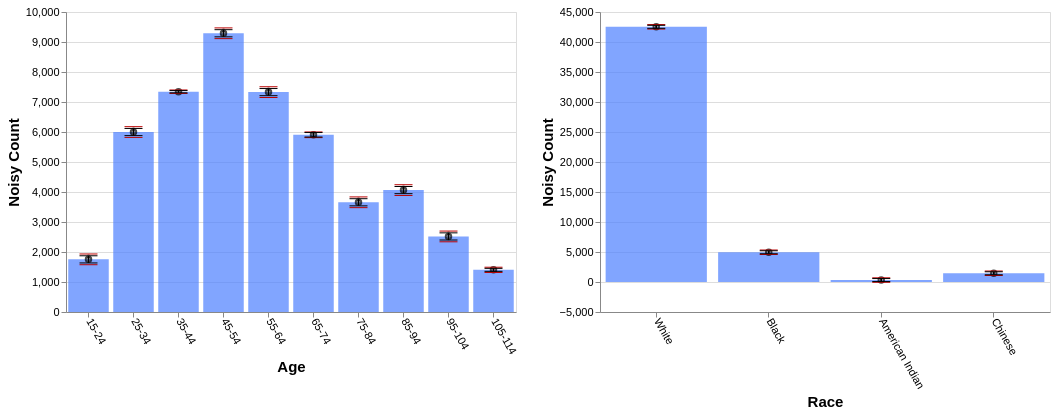

Source (Vega-Lite JSON):
### Vega-Lite specification from a JSON file in a GitHub repository (floating-point values rounded to 4 significant figures)
{"config": {"view": {"continuousWidth": 400, "continuousHeight": 300}, "axis": {"labelFontSize": 11, "titleFontSize": 15}, "axisBottom": {"labelAngle": 60}}, "hconcat": [{"layer": [{"mark": "bar", "encoding": {"color": {"value": "transparent"}, "tooltip": [{"aggregate": "sum", "field": "noisy_count", "title": "noisy count", "type": "quantitative"}, {"aggregate": "sum", "field": "noisy_count_prev", "title": "prev count", "type": "quantitative"}, {"aggregate": "sum", "field": "error", "title": "current error", "type": "quantitative"}, {"aggregate": "sum", "field": "error_prev", "title": "prev error", "type": "quantitative"}], "x": {"field": "age", "sort": null, "title": "Age", "type": "ordinal"}}, "height": 300, "selection": {"selector643": {"type": "interval", "encodings": ["x"]}}, "transform": [{"filter": {"selection": "selector644"}}], "width": 450}, {"mark": {"type": "bar", "color": "gray", "opacity": 0}, "encoding": {"x": {"field": "age", "sort": null, "title": "Age", "type": "ordinal"}, "y": {"aggregate": "sum", "field": "noisy_count_prev", "type": "quantitative"}}, "transform": [{"filter": {"selection": "selector644"}}]}, {"mark": {"type": "bar", "color": "#4C7FFF", "opacity": 0.7}, "encoding": {"x": {"field": "age", "sort": null, "title": "Age", "type": "ordinal"}, "y": {"aggregate": "sum", "field": "noisy_count", "type": "quantitative"}}, "transform": [{"filter": {"selection": "selector644"}}]}, {"mark": {"type": "point", "color": "black", "opacity": 0.7}, "encoding": {"x": {"field": "age", "sort": null, "title": "Age", "type": "ordinal"}, "y": {"aggregate": "sum", "field": "noisy_count", "title": "Noisy Count", "type": "quantitative"}}, "transform": [{"filter": {"selection": "selector644"}}]}, {"mark": {"type": "rule", "color": "#B6B6B6", "size": 2, "strokeDash": [3, 3]}, "encoding": {"x": {"field": "age", "sort": null, "title": "Age", "type": "ordinal"}, "y": {"aggregate": "sum", "field": "plus_error_prev_age", "title": "", "type": "quantitative"}, "y2": {"aggregate": "sum", "field": "minus_error_prev_age", "title": ""}}, "transform": [{"filter": {"selection": "selector644"}}]}, {"mark": {"type": "tick", "color": "#B90000", "size": 0, "strokeDash": [1, 1]}, "encoding": {"x": {"field": "age", "sort": null, "title": "Age", "type": "ordinal"}, "y": {"aggregate": "sum", "field": "plus_error_prev_age", "type": "quantitative"}}, "transform": [{"filter": {"selection": "selector644"}}]}, {"mark": {"type": "tick", "color": "#B90000", "size": 0, "strokeDash": [3, 1]}, "encoding": {"x": {"field": "age", "sort": null, "title": "Age", "type": "ordinal"}, "y": {"aggregate": "sum", "field": "minus_error_prev_age", "type": "quantitative"}}, "transform": [{"filter": {"selection": "selector644"}}]}, {"mark": {"type": "rule", "color": "black", "size": 2}, "encoding": {"x": {"field": "age", "sort": null, "title": "Age", "type": "ordinal"}, "y": {"aggregate": "sum", "field": "plus_error", "title": "", "type": "quantitative"}, "y2": {"aggregate": "sum", "field": "minus_error", "title": ""}}, "transform": [{"filter": {"selection": "selector644"}}]}, {"mark": {"type": "tick", "color": "black", "width": 0}, "encoding": {"x": {"field": "age", "sort": null, "title": "Age", "type": "ordinal"}, "y": {"aggregate": "sum", "field": "plus_error", "type": "quantitative"}}, "transform": [{"filter": {"selection": "selector644"}}]}, {"mark": {"type": "tick", "color": "black", "width": 0}, "encoding": {"x": {"field": "age", "sort": null, "title": "Age", "type": "ordinal"}, "y": {"aggregate": "sum", "field": "minus_error", "type": "quantitative"}}, "transform": [{"filter": {"selection": "selector644"}}]}]}, {"layer": [{"mark": "bar", "encoding": {"color": {"value": "transparent"}, "tooltip": [{"aggregate": "sum", "field": "noisy_count", "title": "noisy count", "type": "quantitative"}, {"aggregate": "sum", "field": "noisy_count_prev", "title": "prev count", "type": "quantitative"}, {"aggregate": "sum", "field": "error", "title": "current error", "type": "quantitative"}, {"aggregate": "sum", "field": "error_prev", "title": "prev error", "type": "quantitative"}], "x": {"field": "race", "sort": null, "title": "Race", "type": "ordinal"}}, "height": 300, "selection": {"selector644": {"type": "interval", "encodings": ["x"]}}, "transform": [{"filter": {"selection": "selector643"}}], "width": 450}, {"mark": {"type": "bar", "color": "gray", "opacity": 0}, "encoding": {"x": {"field": "race", "sort": null, "title": "Race", "type": "ordinal"}, "y": {"aggregate": "sum", "field": "noisy_count_prev", "type": "quantitative"}}, "transform": [{"filter": {"selection": "selector643"}}]}, {"mark": {"type": "bar", "color": "#4C7FFF", "opacity": 0.7}, "encoding": {"x": {"field": "race", "sort": null, "title": "Race", "type": "ordinal"}, "y": {"aggregate": "sum", "field": "noisy_count", "type": "quantitative"}}, "transform": [{"filter": {"selection": "selector643"}}]}, {"mark": {"type": "point", "color": "black", "opacity": 0.7}, "encoding": {"x": {"field": "race", "sort": null, "title": "Race", "type": "ordinal"}, "y": {"aggregate": "sum", "field": "noisy_count", "title": "Noisy Count", "type": "quantitative"}}, "transform": [{"filter": {"selection": "selector643"}}]}, {"mark": {"type": "rule", "color": "#B6B6B6", "size": 2, "strokeDash": [3, 3]}, "encoding": {"x": {"field": "race", "sort": null, "title": "Race", "type": "ordinal"}, "y": {"aggregate": "sum", "field": "plus_error_prev_race", "title": "", "type": "quantitative"}, "y2": {"aggregate": "sum", "field": "minus_error_prev_race", "title": ""}}, "transform": [{"filter": {"selection": "selector643"}}]}, {"mark": {"type": "tick", "color": "#B90000", "size": 0, "strokeDash": [1, 1]}, "encoding": {"x": {"field": "race", "sort": null, "title": "Race", "type": "ordinal"}, "y": {"aggregate": "sum", "field": "plus_error_prev_race", "type": "quantitative"}}, "transform": [{"filter": {"selection": "selector643"}}]}, {"mark": {"type": "tick", "color": "#B90000", "size": 0, "strokeDash": [3, 1]}, "encoding": {"x": {"field": "race", "sort": null, "title": "Race", "type": "ordinal"}, "y": {"aggregate": "sum", "field": "minus_error_prev_race", "type": "quantitative"}}, "transform": [{"filter": {"selection": "selector643"}}]}, {"mark": {"type": "rule", "color": "black", "size": 2}, "encoding": {"x": {"field": "race", "sort": null, "title": "Race", "type": "ordinal"}, "y": {"aggregate": "sum", "field": "plus_error", "title": "", "type": "quantitative"}, "y2": {"aggregate": "sum", "field": "minus_error", "title": ""}}, "transform": [{"filter": {"selection": "selector643"}}]}, {"mark": {"type": "tick", "color": "black", "width": 0}, "encoding": {"x": {"field": "race", "sort": null, "title": "Race", "type": "ordinal"}, "y": {"aggregate": "sum", "field": "plus_error", "type": "quantitative"}}, "transform": [{"filter": {"selection": "selector643"}}]}, {"mark": {"type": "tick", "color": "black", "width": 0}, "encoding": {"x": {"field": "race", "sort": null, "title": "Race", "type": "ordinal"}, "y": {"aggregate": "sum", "field": "minus_error", "type": "quantitative"}}, "transform": [{"filter": {"selection": "selector643"}}]}]}], "data": {"name": "data-8b3165a2e9adc917c8abc13e19e4f4e0"}, "$schema": "https://vega.github.io/schema/vega-lite/v4.17.0.json", "datasets": {"data-8b3165a2e9adc917c8abc13e19e4f4e0": [{"age": "15-24", "race": "White", "noisy_count": 1312.0, "true_count": 1271.0, "plus_error": 1342.0, "minus_error": 1282.0, "error": 29.8, "noisy_count_prev": 1305.0, "true_count_prev": 1271.0, "plus_error_prev": 1350.0, "minus_error_prev": 1260.0, "error_prev": 44.7, "plus_error_prev_age": 1351.0, "minus_error_prev_age": 1261.0, "plus_error_prev_race": 1350.0, "minus_error_prev_race": 1261.0}, {"age": "15-24", "race": "Black", "noisy_count": 153.6, "true_count": 192.0, "plus_error": 183.5, "minus_error": 123.8, "error": 29.8, "noisy_count_prev": 164.5, "true_count_prev": 192.0, "plus_error_prev": 209.3, "minus_error_prev": 119.8, "error_prev": 44.7, "plus_error_prev_age": 210.2, "minus_error_prev_age": 120.7, "plus_error_prev_race": 210.3, "minus_error_prev_race": 120.8}, {"age": "15-24", "race": "American Indian", "noisy_count": 86.4, "true_count": 31.0, "plus_error": 116.3, "minus_error": 56.6, "error": 29.8, "noisy_count_prev": 69.7, "true_count_prev": 31.0, "plus_error_prev": 114.5, "minus_error_prev": 25.0, "error_prev": 44.7, "plus_error_prev_age": 115.4, "minus_error_prev_age": 25.85, "plus_error_prev_race": 108.3, "minus_error_prev_race": 18.82}, {"age": "15-24", "race": "Chinese", "noisy_count": 202.5, "true_count": 62.0, "plus_error": 232.3, "minus_error": 172.6, "error": 29.8, "noisy_count_prev": 212.1, "true_count_prev": 62.0, "plus_error_prev": 256.8, "minus_error_prev": 167.4, "error_prev": 44.7, "plus_error_prev_age": 257.7, "minus_error_prev_age": 168.3, "plus_error_prev_race": 254.3, "minus_error_prev_race": 164.9}, {"age": "25-34", "race": "White", "noisy_count": 5065.0, "true_count": 5110.0, "plus_error": 5095.0, "minus_error": 5035.0, "error": 29.8, "noisy_count_prev": 5087.0, "true_count_prev": 5110.0, "plus_error_prev": 5132.0, "minus_error_prev": 5042.0, "error_prev": 44.7, "plus_error_prev_age": 5125.0, "minus_error_prev_age": 5036.0, "plus_error_prev_race": 5132.0, "minus_error_prev_race": 5043.0}, {"age": "25-34", "race": "Black", "noisy_count": 668.2, "true_count": 700.0, "plus_error": 698.0, "minus_error": 638.4, "error": 29.8, "noisy_count_prev": 656.5, "true_count_prev": 700.0, "plus_error_prev": 701.2, "minus_error_prev": 611.8, "error_prev": 44.7, "plus_error_prev_age": 694.7, "minus_error_prev_age": 605.2, "plus_error_prev_race": 702.2, "minus_error_prev_race": 612.8}, {"age": "25-34", "race": "American Indian", "noisy_count": 37.2, "true_count": 83.0, "plus_error": 67.0, "minus_error": 7.4, "error": 29.8, "noisy_count_prev": 62.4, "true_count_prev": 83.0, "plus_error_prev": 107.1, "minus_error_prev": 17.7, "error_prev": 44.7, "plus_error_prev_age": 100.6, "minus_error_prev_age": 11.15, "plus_error_prev_race": 100.9, "minus_error_prev_race": 11.52}, {"age": "25-34", "race": "Chinese", "noisy_count": 228.7, "true_count": 244.0, "plus_error": 258.5, "minus_error": 198.9, "error": 29.8, "noisy_count_prev": 219.2, "true_count_prev": 244.0, "plus_error_prev": 263.9, "minus_error_prev": 174.5, "error_prev": 44.7, "plus_error_prev_age": 257.4, "minus_error_prev_age": 168.0, "plus_error_prev_race": 261.4, "minus_error_prev_race": 172.0}, {"age": "35-44", "race": "White", "noisy_count": 6194.0, "true_count": 6181.0, "plus_error": 6204.0, "minus_error": 6185.0, "error": 9.5, "noisy_count_prev": 6182.0, "true_count_prev": 6181.0, "plus_error_prev": 6196.0, "minus_error_prev": 6168.0, "error_prev": 14.3, "plus_error_prev_age": 6196.0, "minus_error_prev_age": 6167.0, "plus_error_prev_race": 6197.0, "minus_error_prev_race": 6168.0}, {"age": "35-44", "race": "Black", "noisy_count": 819.9, "true_count": 793.0, "plus_error": 829.4, "minus_error": 810.4, "error": 9.5, "noisy_count_prev": 819.6, "true_count_prev": 793.0, "plus_error_prev": 833.8, "minus_error_prev": 805.3, "error_prev": 14.3, "plus_error_prev_age": 832.8, "minus_error_prev_age": 804.3, "plus_error_prev_race": 834.8, "minus_error_prev_race": 806.3}, {"age": "35-44", "race": "American Indian", "noisy_count": 69.9, "true_count": 93.0, "plus_error": 79.4, "minus_error": 60.4, "error": 9.5, "noisy_count_prev": 82.1, "true_count_prev": 93.0, "plus_error_prev": 96.4, "minus_error_prev": 67.9, "error_prev": 14.3, "plus_error_prev_age": 95.42, "minus_error_prev_age": 66.92, "plus_error_prev_race": 90.22, "minus_error_prev_race": 61.72}, {"age": "35-44", "race": "Chinese", "noisy_count": 259.1, "true_count": 265.0, "plus_error": 268.6, "minus_error": 249.6, "error": 9.5, "noisy_count_prev": 263.4, "true_count_prev": 265.0, "plus_error_prev": 277.7, "minus_error_prev": 249.2, "error_prev": 14.3, "plus_error_prev_age": 276.7, "minus_error_prev_age": 248.2, "plus_error_prev_race": 275.2, "minus_error_prev_race": 246.7}, {"age": "45-54", "race": "White", "noisy_count": 7974.0, "true_count": 7988.0, "plus_error": 8004.0, "minus_error": 7944.0, "error": 29.8, "noisy_count_prev": 7968.0, "true_count_prev": 7988.0, "plus_error_prev": 8013.0, "minus_error_prev": 7924.0, "error_prev": 44.7, "plus_error_prev_age": 8000.0, "minus_error_prev_age": 7910.0, "plus_error_prev_race": 8014.0, "minus_error_prev_race": 7924.0}, {"age": "45-54", "race": "Black", "noisy_count": 926.1, "true_count": 967.0, "plus_error": 956.0, "minus_error": 896.3, "error": 29.8, "noisy_count_prev": 960.3, "true_count_prev": 967.0, "plus_error_prev": 1005.0, "minus_error_prev": 915.6, "error_prev": 44.7, "plus_error_prev_age": 991.6, "minus_error_prev_age": 902.2, "plus_error_prev_race": 1006.0, "minus_error_prev_race": 916.6}, {"age": "45-54", "race": "American Indian", "noisy_count": 119.1, "true_count": 112.0, "plus_error": 148.9, "minus_error": 89.3, "error": 29.8, "noisy_count_prev": 132.6, "true_count_prev": 112.0, "plus_error_prev": 177.3, "minus_error_prev": 87.9, "error_prev": 44.7, "plus_error_prev_age": 163.9, "minus_error_prev_age": 74.48, "plus_error_prev_race": 171.1, "minus_error_prev_race": 81.72}, {"age": "45-54", "race": "Chinese", "noisy_count": 272.0, "true_count": 266.0, "plus_error": 301.8, "minus_error": 242.2, "error": 29.8, "noisy_count_prev": 283.6, "true_count_prev": 266.0, "plus_error_prev": 328.3, "minus_error_prev": 238.9, "error_prev": 44.7, "plus_error_prev_age": 314.9, "minus_error_prev_age": 225.5, "plus_error_prev_race": 325.8, "minus_error_prev_race": 236.4}, {"age": "55-64", "race": "White", "noisy_count": 6337.0, "true_count": 6252.0, "plus_error": 6367.0, "minus_error": 6307.0, "error": 29.8, "noisy_count_prev": 6328.0, "true_count_prev": 6252.0, "plus_error_prev": 6373.0, "minus_error_prev": 6284.0, "error_prev": 44.7, "plus_error_prev_age": 6365.0, "minus_error_prev_age": 6275.0, "plus_error_prev_race": 6374.0, "minus_error_prev_race": 6284.0}, {"age": "55-64", "race": "Black", "noisy_count": 746.0, "true_count": 744.0, "plus_error": 775.8, "minus_error": 716.2, "error": 29.8, "noisy_count_prev": 756.5, "true_count_prev": 744.0, "plus_error_prev": 801.2, "minus_error_prev": 711.8, "error_prev": 44.7, "plus_error_prev_age": 792.6, "minus_error_prev_age": 703.2, "plus_error_prev_race": 802.2, "minus_error_prev_race": 712.8}, {"age": "55-64", "race": "American Indian", "noisy_count": 67.1, "true_count": 90.0, "plus_error": 96.9, "minus_error": 37.3, "error": 29.8, "noisy_count_prev": 82.6, "true_count_prev": 90.0, "plus_error_prev": 127.3, "minus_error_prev": 37.9, "error_prev": 44.7, "plus_error_prev_age": 118.7, "minus_error_prev_age": 29.27, "plus_error_prev_race": 121.1, "minus_error_prev_race": 31.72}, {"age": "55-64", "race": "Chinese", "noisy_count": 179.6, "true_count": 233.0, "plus_error": 209.4, "minus_error": 149.8, "error": 29.8, "noisy_count_prev": 196.5, "true_count_prev": 233.0, "plus_error_prev": 241.3, "minus_error_prev": 151.8, "error_prev": 44.7, "plus_error_prev_age": 232.7, "minus_error_prev_age": 143.2, "plus_error_prev_race": 238.8, "minus_error_prev_race": 149.3}, {"age": "65-74", "race": "White", "noisy_count": 5105.0, "true_count": 5121.0, "plus_error": 5123.0, "minus_error": 5086.0, "error": 18.7, "noisy_count_prev": 5098.0, "true_count_prev": 5121.0, "plus_error_prev": 5121.0, "minus_error_prev": 5074.0, "error_prev": 23.6, "plus_error_prev_age": 5133.0, "minus_error_prev_age": 5086.0, "plus_error_prev_race": 5122.0, "minus_error_prev_race": 5075.0}, {"age": "65-74", "race": "Black", "noisy_count": 557.8, "true_count": 525.0, "plus_error": 576.5, "minus_error": 539.1, "error": 18.7, "noisy_count_prev": 539.1, "true_count_prev": 525.0, "plus_error_prev": 562.7, "minus_error_prev": 515.5, "error_prev": 23.6, "plus_error_prev_age": 574.3, "minus_error_prev_age": 527.1, "plus_error_prev_race": 563.7, "minus_error_prev_race": 516.5}, {"age": "65-74", "race": "American Indian", "noisy_count": 55.9, "true_count": 68.0, "plus_error": 74.6, "minus_error": 37.3, "error": 18.7, "noisy_count_prev": 48.6, "true_count_prev": 68.0, "plus_error_prev": 72.2, "minus_error_prev": 25.0, "error_prev": 23.6, "plus_error_prev_age": 83.83, "minus_error_prev_age": 36.62, "plus_error_prev_race": 66.02, "minus_error_prev_race": 18.82}, {"age": "65-74", "race": "Chinese", "noisy_count": 188.7, "true_count": 153.0, "plus_error": 207.4, "minus_error": 170.0, "error": 18.7, "noisy_count_prev": 175.2, "true_count_prev": 153.0, "plus_error_prev": 198.8, "minus_error_prev": 151.5, "error_prev": 23.6, "plus_error_prev_age": 210.4, "minus_error_prev_age": 163.1, "plus_error_prev_race": 196.3, "minus_error_prev_race": 149.0}, {"age": "75-84", "race": "White", "noisy_count": 3353.0, "true_count": 3396.0, "plus_error": 3382.0, "minus_error": 3323.0, "error": 29.8, "noisy_count_prev": 3352.0, "true_count_prev": 3396.0, "plus_error_prev": 3397.0, "minus_error_prev": 3307.0, "error_prev": 44.7, "plus_error_prev_age": 3381.0, "minus_error_prev_age": 3291.0, "plus_error_prev_race": 3397.0, "minus_error_prev_race": 3308.0}, {"age": "75-84", "race": "Black", "noisy_count": 365.0, "true_count": 387.0, "plus_error": 394.8, "minus_error": 335.2, "error": 29.8, "noisy_count_prev": 389.0, "true_count_prev": 387.0, "plus_error_prev": 433.7, "minus_error_prev": 344.3, "error_prev": 44.7, "plus_error_prev_age": 417.7, "minus_error_prev_age": 328.3, "plus_error_prev_race": 434.7, "minus_error_prev_race": 345.3}, {"age": "75-84", "race": "American Indian", "noisy_count": -95.5, "true_count": 33.0, "plus_error": -65.7, "minus_error": -125.4, "error": 29.8, "noisy_count_prev": -68.8, "true_count_prev": 33.0, "plus_error_prev": -24.1, "minus_error_prev": -113.5, "error_prev": 44.7, "plus_error_prev_age": -40.13, "minus_error_prev_age": -129.5, "plus_error_prev_race": -30.28, "minus_error_prev_race": -119.7}, {"age": "75-84", "race": "Chinese", "noisy_count": 35.2, "true_count": 93.0, "plus_error": 65.0, "minus_error": 5.4, "error": 29.8, "noisy_count_prev": 49.2, "true_count_prev": 93.0, "plus_error_prev": 93.9, "minus_error_prev": 4.5, "error_prev": 44.7, "plus_error_prev_age": 77.87, "minus_error_prev_age": -11.53, "plus_error_prev_race": 91.41, "minus_error_prev_race": 2.01}, {"age": "85-94", "race": "White", "noisy_count": 3631.0, "true_count": 3579.0, "plus_error": 3660.0, "minus_error": 3601.0, "error": 29.8, "noisy_count_prev": 3632.0, "true_count_prev": 3579.0, "plus_error_prev": 3676.0, "minus_error_prev": 3587.0, "error_prev": 44.7, "plus_error_prev_age": 3683.0, "minus_error_prev_age": 3593.0, "plus_error_prev_race": 3677.0, "minus_error_prev_race": 3587.0}, {"age": "85-94", "race": "Black", "noisy_count": 337.7, "true_count": 351.0, "plus_error": 367.5, "minus_error": 307.9, "error": 29.8, "noisy_count_prev": 332.2, "true_count_prev": 351.0, "plus_error_prev": 376.9, "minus_error_prev": 287.4, "error_prev": 44.7, "plus_error_prev_age": 383.5, "minus_error_prev_age": 294.0, "plus_error_prev_race": 377.9, "minus_error_prev_race": 288.4}, {"age": "85-94", "race": "American Indian", "noisy_count": 26.8, "true_count": 33.0, "plus_error": 56.6, "minus_error": -3.0, "error": 29.8, "noisy_count_prev": 5.9, "true_count_prev": 33.0, "plus_error_prev": 50.6, "minus_error_prev": -38.9, "error_prev": 44.7, "plus_error_prev_age": 57.15, "minus_error_prev_age": -32.35, "plus_error_prev_race": 44.42, "minus_error_prev_race": -45.08}, {"age": "85-94", "race": "Chinese", "noisy_count": 68.8, "true_count": 74.0, "plus_error": 98.6, "minus_error": 38.9, "error": 29.8, "noisy_count_prev": 68.1, "true_count_prev": 74.0, "plus_error_prev": 112.8, "minus_error_prev": 23.3, "error_prev": 44.7, "plus_error_prev_age": 119.4, "minus_error_prev_age": 29.85, "plus_error_prev_race": 110.3, "minus_error_prev_race": 20.81}, {"age": "95-104", "race": "White", "noisy_count": 2293.0, "true_count": 2336.0, "plus_error": 2323.0, "minus_error": 2263.0, "error": 29.8, "noisy_count_prev": 2302.0, "true_count_prev": 2336.0, "plus_error_prev": 2347.0, "minus_error_prev": 2258.0, "error_prev": 44.7, "plus_error_prev_age": 2357.0, "minus_error_prev_age": 2267.0, "plus_error_prev_race": 2348.0, "minus_error_prev_race": 2258.0}, {"age": "95-104", "race": "Black", "noisy_count": 288.2, "true_count": 160.0, "plus_error": 318.0, "minus_error": 258.4, "error": 29.8, "noisy_count_prev": 248.2, "true_count_prev": 160.0, "plus_error_prev": 292.9, "minus_error_prev": 203.5, "error_prev": 44.7, "plus_error_prev_age": 302.4, "minus_error_prev_age": 213.0, "plus_error_prev_race": 293.9, "minus_error_prev_race": 204.5}, {"age": "95-104", "race": "American Indian", "noisy_count": -87.2, "true_count": 14.0, "plus_error": -57.4, "minus_error": -117.0, "error": 29.8, "noisy_count_prev": -76.1, "true_count_prev": 14.0, "plus_error_prev": -31.4, "minus_error_prev": -120.9, "error_prev": 44.7, "plus_error_prev_age": -21.88, "minus_error_prev_age": -111.4, "plus_error_prev_race": -37.58, "minus_error_prev_race": -127.1}, {"age": "95-104", "race": "Chinese", "noisy_count": 25.2, "true_count": 35.0, "plus_error": 55.0, "minus_error": -4.7, "error": 29.8, "noisy_count_prev": 6.6, "true_count_prev": 35.0, "plus_error_prev": 51.3, "minus_error_prev": -38.2, "error_prev": 44.7, "plus_error_prev_age": 60.82, "minus_error_prev_age": -28.68, "plus_error_prev_race": 48.81, "minus_error_prev_race": -40.69}, {"age": "105-114", "race": "White", "noisy_count": 1268.0, "true_count": 1270.0, "plus_error": 1280.0, "minus_error": 1256.0, "error": 12.5, "noisy_count_prev": 1271.0, "true_count_prev": 1270.0, "plus_error_prev": 1293.0, "minus_error_prev": 1249.0, "error_prev": 21.9, "plus_error_prev_age": 1292.0, "minus_error_prev_age": 1249.0, "plus_error_prev_race": 1294.0, "minus_error_prev_race": 1250.0}, {"age": "105-114", "race": "Black", "noisy_count": 95.7, "true_count": 110.0, "plus_error": 108.2, "minus_error": 83.3, "error": 12.5, "noisy_count_prev": 82.5, "true_count_prev": 110.0, "plus_error_prev": 104.4, "minus_error_prev": 60.6, "error_prev": 21.9, "plus_error_prev_age": 103.6, "minus_error_prev_age": 59.83, "plus_error_prev_race": 105.4, "minus_error_prev_race": 61.58}, {"age": "105-114", "race": "American Indian", "noisy_count": 45.4, "true_count": 4.0, "plus_error": 57.8, "minus_error": 32.9, "error": 12.5, "noisy_count_prev": 47.9, "true_count_prev": 4.0, "plus_error_prev": 69.8, "minus_error_prev": 26.1, "error_prev": 21.9, "plus_error_prev_age": 69.03, "minus_error_prev_age": 25.33, "plus_error_prev_race": 63.62, "minus_error_prev_race": 19.92}, {"age": "105-114", "race": "Chinese", "noisy_count": -4.1, "true_count": 17.0, "plus_error": 8.4, "minus_error": -16.5, "error": 12.5, "noisy_count_prev": 6.7, "true_count_prev": 17.0, "plus_error_prev": 28.5, "minus_error_prev": -15.2, "error_prev": 21.9, "plus_error_prev_age": 27.73, "minus_error_prev_age": -15.97, "plus_error_prev_race": 26.01, "minus_error_prev_race": -17.69}]}}
